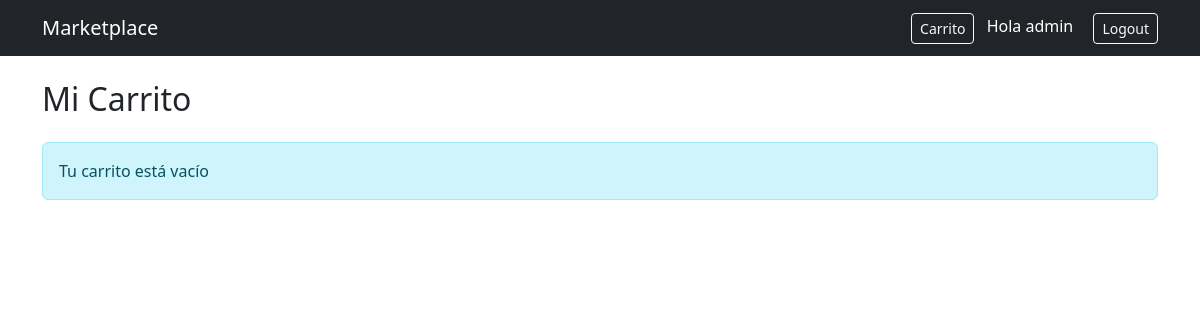
/cart/ (signed in), run on an earlier commit of the app's database.
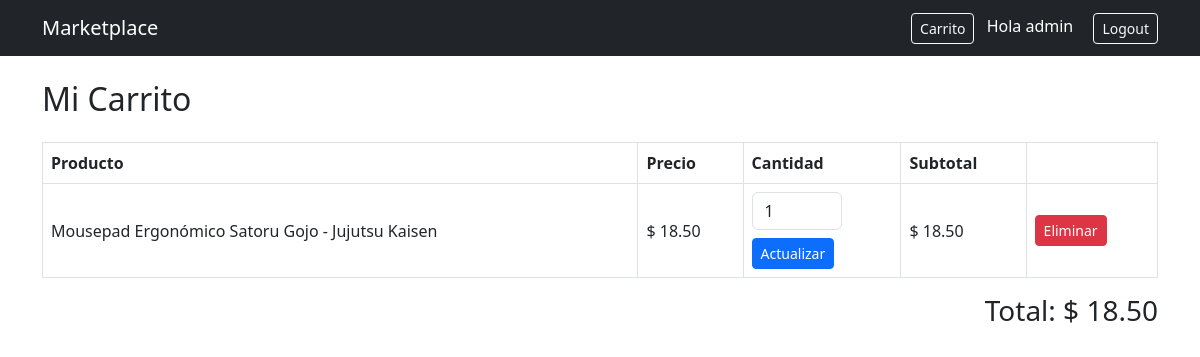
And on a later commit of the database.
### store/models.py (models this page shows, shortened)
class CartItem(models.Model):
    id = models.UUIDField(primary_key=True, default=uuid.uuid4, editable=False)
    cart = models.ForeignKey(Cart, on_delete=models.CASCADE)
    product = models.ForeignKey(Product, on_delete=models.CASCADE)
    quantity = models.PositiveIntegerField(default=1)
    class Meta:
        unique_together = ('cart', 'product')
    @property
    def subtotal(self):
        return self.product.price * self.quantity

class Product(models.Model):
    id = models.UUIDField(primary_key=True, default=uuid.uuid4, editable=False)
    name = models.CharField(max_length=150)
    description = models.TextField()
    image = models.ImageField(upload_to='upload/', blank=True, null=True)
    price = models.DecimalField(max_digits=10, decimal_places=2)
    stock = models.PositiveIntegerField(default=0)
    owner = models.ForeignKey(
        User,
        on_delete=models.CASCADE,
        related_name='products'
    )  # 1:N
    categories = models.ManyToManyField(
        Category,
        related_name='products'
    )  # N:M
    created_at = models.DateTimeField(auto_now_add=True)

class Cart(models.Model):
    id = models.UUIDField(primary_key=True, default=uuid.uuid4, editable=False)
    user = models.ForeignKey(
        User,
        on_delete=models.CASCADE,
        related_name='carts'
    )  # 1:N
    products = models.ManyToManyField(
        Product,
        through='CartItem',
        related_name='carts'
    )
    created_at = models.DateTimeField(auto_now_add=True)
    @property
    def total(self):
        return sum(item.subtotal for item in self.cartitem_set.all())

### store/views.py (the view)
@login_required
def cart_detail(request):
    cart, created = Cart.objects.get_or_create(
        user=request.user
    )
    return render(request, 'store/cart_detail.html', {
        'cart': cart
    })

### store/templates/store/cart_detail.html (shortened to what this page needs)
{% extends 'store/base.html' %}
{% block content %}
<h2 class="mb-4">Mi Carrito</h2>
{% if cart.cartitem_set.all %}
<table class="table table-bordered align-middle">
    <thead>
        <tr>
            <th>Producto</th>
            <th>Precio</th>
            <th>Cantidad</th>
            <th>Subtotal</th>
            <th></th>
        </tr>
    </thead>
    <tbody>
    {% for item in cart.cartitem_set.all %}
        <tr>
            <td>{{ item.product.name }}</td>
            <td>$ {{ item.product.price }}</td>
            <td>
                <form method="POST"
                      action="{% url 'update_cart_item' item.id %}">
                    <input type="number"
                           name="quantity"
                           value="{{ item.quantity }}"
                           min="1"
                           class="form-control"
                           style="width:90px;">
                    <button class="btn btn-sm btn-primary mt-2">
                        Actualizar
                    </button>
                </form>
            </td>
            <td>
                $ {{ item.subtotal }}
            </td>
            <td>
                <a href="{% url 'remove_from_cart' item.id %}"
                   class="btn btn-danger btn-sm">
                    Eliminar
                </a>
            </td>
        </tr>
    {% endfor %}
    </tbody>
</table>
<div class="text-end">
    <h3>Total: $ {{ cart.total }}</h3>
</div>
{% else %}
<div class="alert alert-info">
    Tu carrito está vacío
</div>
{% endif %}
{% endblock %}

What changed in the data, as far as the page shows it:
added CartItem: product.name "Mousepad Ergonómico Satoru Gojo - Jujutsu Kaisen", product.price "18.50", quantity "1", subtotal "18.50"
added Cart: total "18.50"
Also different on the page:
text no longer shown: "Tu carrito está vacío"
text now shown: "Producto Precio Cantidad Subtotal Total: $"
